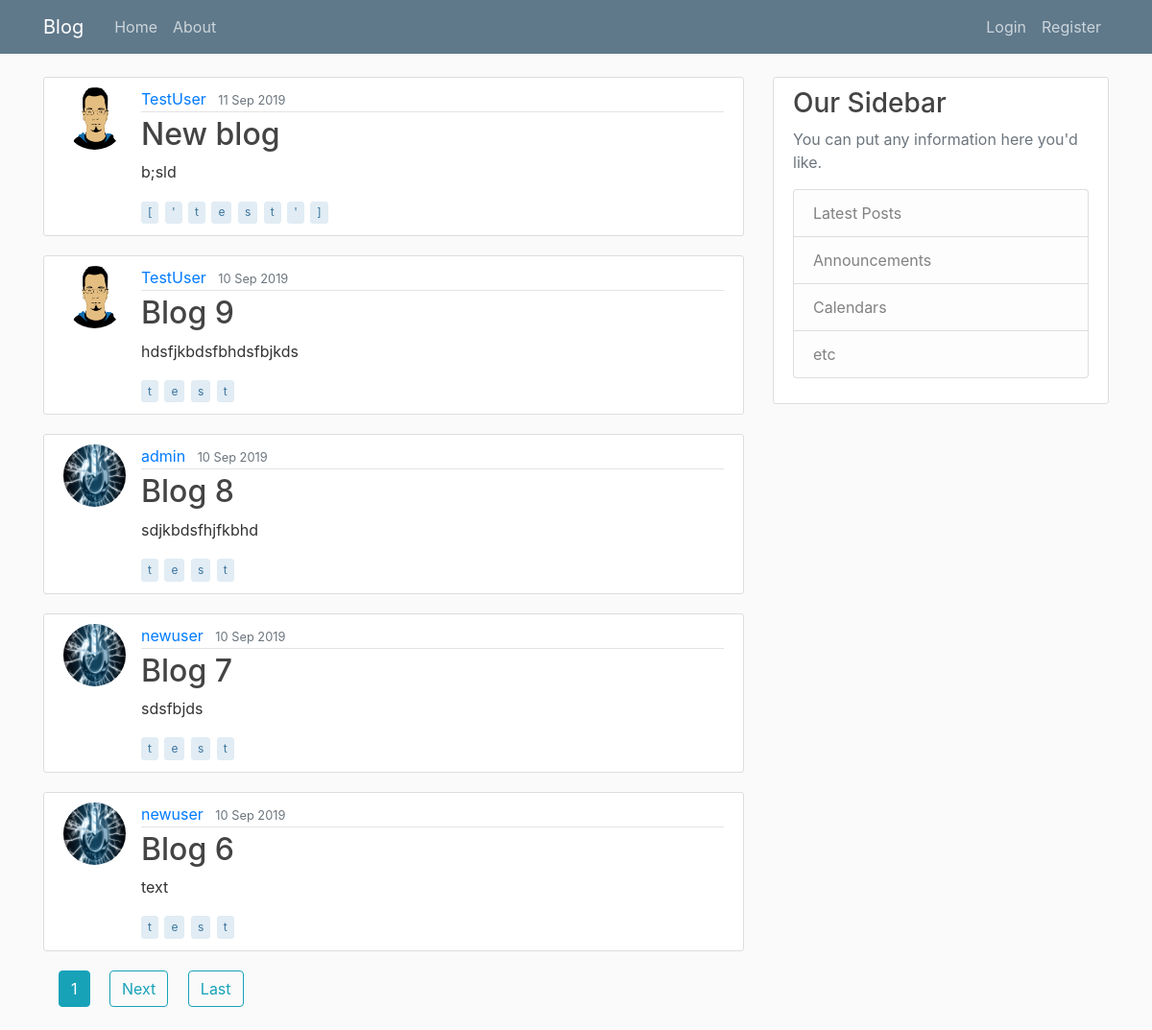
Screenshot of /blog/ with the database file from the repository.
### Blog/models.py (models this page shows, shortened)
class Post(models.Model):
    title = models.CharField(max_length=80, unique=True)
    slug = models.SlugField(default='', max_length=80)
    content = models.TextField()
    tags = models.CharField(max_length=80, blank=True)
    date_posted = models.DateTimeField(default=timezone.now)
    last_updated = models.DateTimeField(auto_now=True)
    author = models.ForeignKey(User, null=True, on_delete=models.SET_NULL)
    publish = models.BooleanField(default=False)

### Users/models.py (models this page shows, shortened)
class Profile(models.Model):
    user = models.OneToOneField(User, on_delete=models.CASCADE)
    bio = models.CharField(null=True, max_length=140, blank=True)
    image = models.ImageField(default='default.jpg', upload_to='profile_pics', blank=True)
    public = models.BooleanField(default=False)
    website = models.CharField(null=True, blank=True, max_length=80)
    location = models.CharField(null=True, max_length=200, blank=True)
    join_date = models.DateTimeField(auto_now_add=True)

### Blog/views.py (the view)
# urls.py: path('', PostListView.as_view(), name='home'),
class PostListView(ListView):
    template_name = 'Blog/home.html'   # <app>/<model>_<viewtype>.html
    context_object_name = 'posts'
    queryset = Post.objects.filter(publish=True)
    ordering = ['-date_posted']
    paginate_by = 5

### Blog/templates/Blog/home.html (shortened to what this page needs)
{% extends "Blog/base.html" %}
{% block content %}
{% for post in posts %}
<article class="media content-section">
    <img class="rounded-circle article-img" src="{{ post.author.profile.image.url }}">
    <div class="media-body">
        <div class="article-metadata">
            <a class="mr-2" href="{% url 'Blog:user-posts' post.author.username %}">{{ post.author }}</a>
            <small class="text-muted">{{ post.date_posted|date:"j M Y" }}</small>
        </div>
        <h2><a class="article-title" href="{% url 'Blog:post-detail' post.slug %}">{{ post.title }}</a></h2>
        <p class="article-content">{{ post.content }}</p>
        {% for tag in post.tags|make_list %}
            <p class="article-tags">{{ tag }}</p>
        {% endfor %}
    </div>
</article>
{% endfor %}
{% if is_paginated %}
    {% for num in page_obj.paginator.page_range %}
        {% if page_obj.number == num %}
        <a class="btn btn-info ml-3 mb-4" href="?page={{num}}">{{num}}</a>
        {% elif num > obj.page_obj.number|add:'-3' and num > obj.page_obj.number|add:'3' %}
            <a class="btn btn-outline-info ml-3 mb-4" href="?page={{num}}">{{num}}</a>
        {% endif %}
    {% endfor %}
    {% if page_obj.has_next %}
        <a class="btn btn-outline-info ml-3 mb-4" href="?page={{ page_obj.next_page_number }}">Next</a>
        <a class="btn btn-outline-info ml-3 mb-4" href="?page={{ page_obj.paginator.num_pages }}">Last</a>
    {% endif %}
{% endif %}
{% endblock content %}

### Blog/static/Blog/main.css (style rules this page uses)
body { background: #fafafa; color: #333333; margin-top: 5rem; }
h1, h2, h3, h4, h5, h6 { color: #444444; }
.content-section { background: #ffffff; padding: 10px 20px; border: 1px solid #dddddd; border-radius: 3px; margin-bottom: 20px; }
.article-title { color: #444444; }
.article-content { white-space: pre-line; }
.article-img { height: 65px; width: 65px; margin-right: 16px; }
.article-metadata { padding-bottom: 1px; margin-bottom: 4px; border-bottom: 1px solid #e3e3e3 }
.article-tags { display: inline-block; padding: .4em .5em; margin: 2px 2px 2px 0; font-size: 12px; line-height: 1; white-space: nowrap; text-decoration: none; text-align: center; border-width: 1px; border-style: solid; border-radius: 3px; transition: all .15s ease-in-out; color: #39739d; background-color: #E1ECF4; border-color: #E1ECF4; }

### rows the page displays
Post: author.profile.image (picture), author "TestUser", date_posted "11 Sep 2019", title "New blog", content "b;sld", tags "[" "'" "t" "e" "s" "t" "'" "]"
Post: author.profile.image (picture), author "TestUser", date_posted "10 Sep 2019", title "Blog 9", content "hdsfjkbdsfbhdsfbjkds", tags "t" "e" "s" "t"
Post: author.profile.image (placeholder picture), author "admin", date_posted "10 Sep 2019", title "Blog 8", content "sdjkbdsfhjfkbhd", tags "t" "e" "s" "t"
Post: author.profile.image (placeholder picture), author "newuser", date_posted "10 Sep 2019", title "Blog 7", content "sdsfbjds", tags "t" "e" "s" "t"
Post: author.profile.image (placeholder picture), author "newuser", date_posted "10 Sep 2019", title "Blog 6", content "text", tags "t" "e" "s" "t"

### other values shown
{{ num }} "1"
